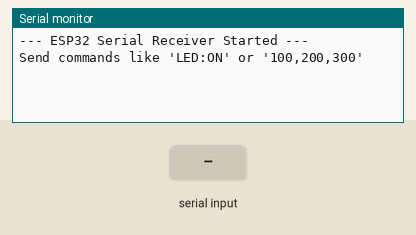
This sketch was run on a simulated ESP32. Parts: the last lines printed to the serial monitor. Inputs (shaded band) come from the test bench.

Above: at 1.2 s.
1.3 s: "LED:1\n" received over Serial
At 2.5 s:
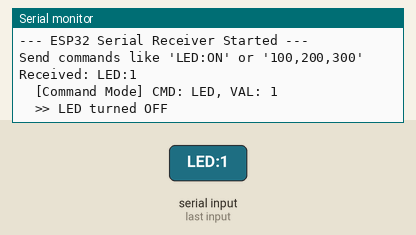
2.8 s: "ON:1\n" received over Serial
At 3.9 s:
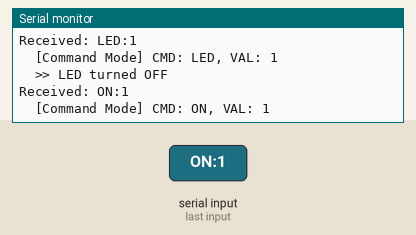
4.3 s: "LED\n" received over Serial
At 5.1 s:
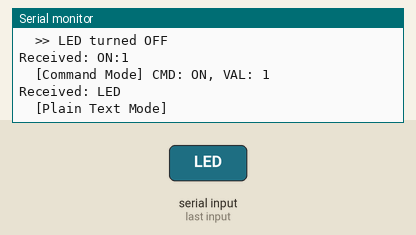
5.8 s: "ON\n" received over Serial
At 6.2 s:
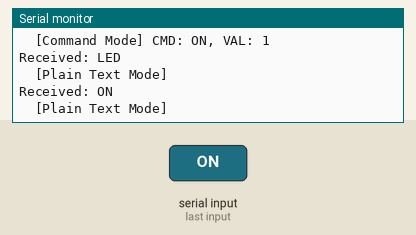
7.3 s: "90:45\n" received over Serial
At 8.5 s:
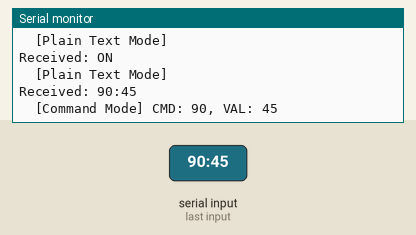
8.8 s: "5\n" received over Serial
At 9.7 s:
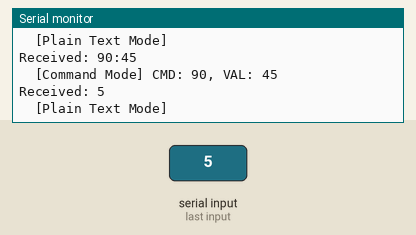

Measured:
- after the input at 1.3 s, the serial monitor: prints a new line at once (image 1)
- after the input at 2.8 s, the serial monitor: prints a new line at once (image 2)
- after the input at 4.3 s, the serial monitor: prints a new line at once (image 3)
- after the input at 5.8 s, the serial monitor: prints a new line at once (image 4)
- after the input at 7.3 s, the serial monitor: prints a new line at once (image 5)
- after the input at 8.8 s, the serial monitor: prints a new line at once (image 6)

The sketch:

ESP32_Serial_Receive.ino
```cpp
/*
 * ESP32 Serial Communication Example
 * This sketch demonstrates how to receive and parse serial data.
 *
 * Commands supported:
 * 1. String commands: "CMD:VALUE" (e.g., LED:ON)
 * 2. Comma-separated values: "VAL1,VAL2,VAL3" (e.g., 100,255,128)
 */

void setup() {
  // ESP32 typically uses 115200 for stable serial communication
  Serial.begin(115200);
  while (!Serial) {
    ; // Wait for serial port to connect (needed for some boards)
  }

  Serial.println("\n--- ESP32 Serial Receiver Started ---");
  Serial.println("Send commands like 'LED:ON' or '100,200,300'");
}

void loop() {
  // Check if data is available to read
  if (Serial.available() > 0) {
    // Read the incoming string until a newline character
    String inputString = Serial.readStringUntil('\n');
    inputString.trim(); // Remove leading/trailing whitespace

    if (inputString.length() > 0) {
      Serial.print("Received: ");
      Serial.println(inputString);

      // --- Option 1: Parse "CMD:VALUE" format ---
      if (inputString.indexOf(':') != -1) {
        int colonIndex = inputString.indexOf(':');
        String command = inputString.substring(0, colonIndex);
        String value = inputString.substring(colonIndex + 1);

        Serial.print("  [Command Mode] CMD: ");
        Serial.print(command);
        Serial.print(", VAL: ");
        Serial.println(value);

        // Logic based on command
        if (command == "LED") {
          if (value == "ON") {
            // digitalWrite(LED_PIN, HIGH);
            Serial.println("  >> LED turned ON");
          } else {
            // digitalWrite(LED_PIN, LOW);
            Serial.println("  >> LED turned OFF");
          }
        }
      }
      // --- Option 2: Parse Comma-separated values (CSV) ---
      else if (inputString.indexOf(',') != -1) {
        Serial.println("  [CSV Mode] Values:");

        int startPos = 0;
        int commaIndex = inputString.indexOf(',');
        int count = 0;

        while (commaIndex != -1) {
          String part = inputString.substring(startPos, commaIndex);
          Serial.print("    Value ");
          Serial.print(count++);
          Serial.print(": ");
          Serial.println(part.toInt()); // Convert to integer if needed

          startPos = commaIndex + 1;
          commaIndex = inputString.indexOf(',', startPos);
        }
        // Last part
        String lastPart = inputString.substring(startPos);
        Serial.print("    Value ");
        Serial.print(count);
        Serial.print(": ");
        Serial.println(lastPart.toInt());
      }
      // --- Option 3: Handle single value or string ---
      else {
        Serial.println("  [Plain Text Mode]");
      }
    }
  }
}
```
